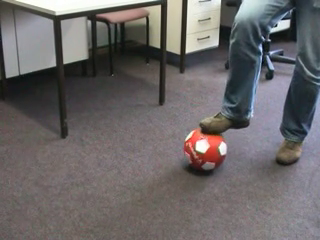
#> input picture frame 60 of Object_Tracking/Test-Videos/VOT-Ball.mp4, 320 x 240 px
$ python Q3.py   (older library calls are emulated)
#> lines starting #> are read from the running program, lines starting #| are printed output that depends on the picture; after the words box and inside, x2 and y2 are one past the last pixel; in counts of white or black regions, pixels touching at a corner belong together
#> further down, frame is the input picture: shape (240, 320, 3); mean B, G, R 103.7, 103.5, 107.4
import numpy as np
import cv2

cap = cv2.VideoCapture('Test-Videos/VOT-Ball.mp4')
thresh = 100


def compute_orientation_and_magnitude(frame):
    # Convert frame to grayscale
    gray = cv2.cvtColor(frame, cv2.COLOR_BGR2GRAY)

    # Calculate gradients along the x and y axis
    grad_x = cv2.Sobel(gray, cv2.CV_64F, 1, 0, ksize=3)
    grad_y = cv2.Sobel(gray, cv2.CV_64F, 0, 1, ksize=3)
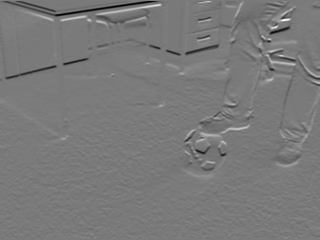
#> grad_y: shape (240, 320) float64; min -728, max 790, mean -2.4; drawn with min black and max white

    # Calculate gradient magnitude and orientation
    magnitude = np.sqrt(grad_x**2 + grad_y**2)
    orientation = np.arctan2(grad_y, grad_x) * (180 / np.pi) % 180  # Convert radians to degrees
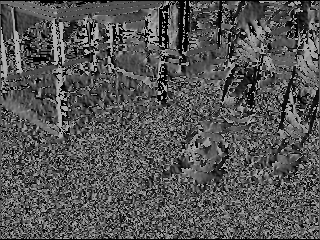
#> orientation: shape (240, 320) float64; min 0, max 179.9, mean 85.2

    return magnitude, orientation

def mask_orientation_by_magnitude(magnitude, orientation, threshold=thresh):
    # Mask where magnitude is below the threshold
#> called with threshold = 100
    mask = np.where(magnitude > threshold, 1, 0)
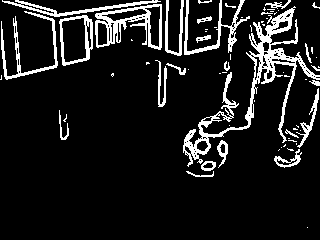
#> mask: shape (240, 320) int64; values 0 (black) and 1 (white), 11.1% white; 68 white regions (44 under 20 px), largest, box (x1, y1, x2, y2) and area: (183, 6, 320, 167) 3001, (95, 4, 162, 50) 1075, (184, 0, 250, 55) 688

    # Create an image to display the result
    display_img = np.zeros((*magnitude.shape, 3), dtype=np.uint8)

    # Apply the mask to the orientation
    # Map the orientation to a colormap for visualization
    orientation_colored = cv2.applyColorMap((orientation * (255/180)).astype(np.uint8), cv2.COLORMAP_HSV)
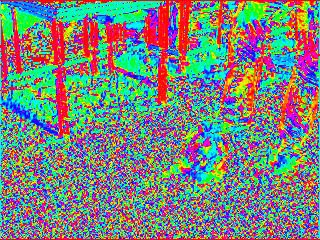
#> orientation_colored: shape (240, 320, 3); mean B, G, R 124.6, 132.7, 121.5

    # Use the mask to select which pixels to display
    display_img[mask == 1] = orientation_colored[mask == 1]

    # Mark masked pixels as red
    display_img[mask == 0] = [0, 0, 255]  # BGR format
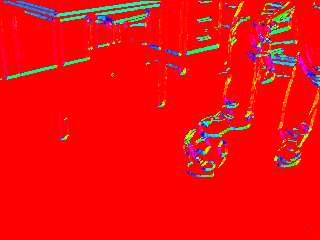
#> display_img: shape (240, 320, 3); mean B, G, R 12.1, 13, 242.2

    return display_img


while True:
    ret, frame = cap.read()
    if not ret:
        break

    magnitude, orientation = compute_orientation_and_magnitude(frame)
    orientation_display = mask_orientation_by_magnitude(magnitude, orientation)

    # Normalize magnitude for display
    magnitude_display = cv2.normalize(magnitude, None, 0, 255, cv2.NORM_MINMAX)
    magnitude_display = magnitude_display.astype(np.uint8)
    magnitude_colored = cv2.applyColorMap(magnitude_display, cv2.COLORMAP_JET)
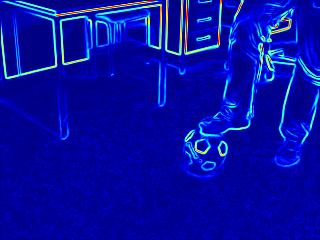
#> magnitude_colored: shape (240, 320, 3); mean B, G, R 163.3, 14.5, 4.6

    # Display the results
    cv2.imshow('Original Video', frame)
    cv2.imshow('Orientation Display', orientation_display)
    cv2.imshow('Gradient Magnitude', magnitude_colored)
    #cv2.imshow('Gradient Orientation', cv2.applyColorMap((orientation * (255/180)).astype(np.uint8), cv2.COLORMAP_HSV))
    cv2.imshow('Gradient Orientation', (orientation * (255/180)).astype(np.uint8))
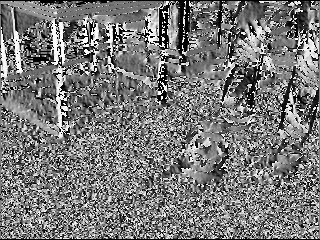
#> window 'Gradient Orientation': shape (240, 320); min 0, max 254, mean 120.2

    k = cv2.waitKey(60) & 0xff
#> (key Esc is pressed here)
    if k == 27:  # ESC key to exit
        break

cv2.destroyAllWindows()
cap.release()

$ run again, starting later in the video
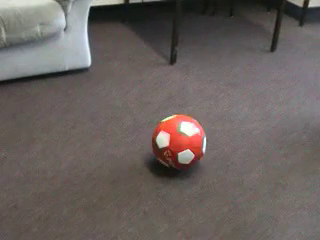
#> input picture frame 270 of Object_Tracking/Test-Videos/VOT-Ball.mp4, 320 x 240 px
#> frame is the input picture: shape (240, 320, 3); mean B, G, R 94.1, 97.2, 105.1
#> in mask_orientation_by_magnitude, `mask = np.where(magnitude > threshold, 1, 0)`:
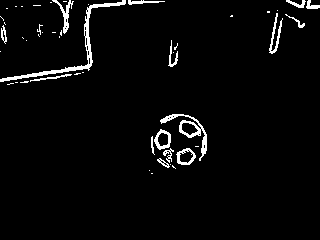
#> mask: shape (240, 320) int64; values 0 (black) and 1 (white), 3.3% white; 49 white regions (32 under 20 px), largest, box (x1, y1, x2, y2) and area: (0, 0, 126, 82) 703, (160, 114, 207, 161) 413, (52, 0, 74, 34) 184
#> `cv2.imshow('Gradient Orientation', (orientation * (255/180)).astype(np..`:
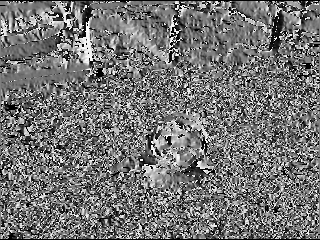
#> window 'Gradient Orientation': shape (240, 320); min 0, max 254, mean 115.5

$ run again, starting later in the video
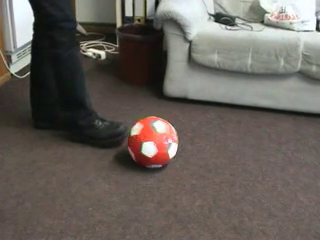
#> input picture frame 481 of Object_Tracking/Test-Videos/VOT-Ball.mp4, 320 x 240 px
#> frame is the input picture: shape (240, 320, 3); mean B, G, R 90.9, 96.9, 103.4
#> in mask_orientation_by_magnitude, `mask = np.where(magnitude > threshold, 1, 0)`:
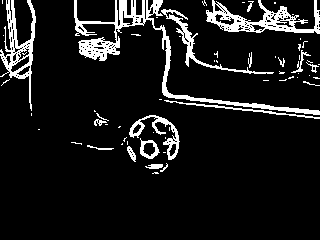
#> mask: shape (240, 320) int64; values 0 (black) and 1 (white), 9.9% white; 63 white regions (44 under 20 px), largest, box (x1, y1, x2, y2) and area: (74, 0, 320, 115) 2581, (206, 0, 320, 34) 1474, (0, 0, 36, 111) 1150
#> `cv2.imshow('Gradient Orientation', (orientation * (255/180)).astype(np..`:
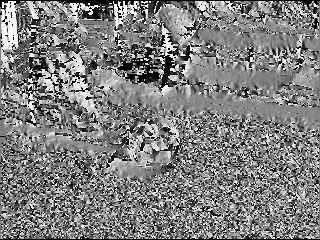
#> window 'Gradient Orientation': shape (240, 320); min 0, max 254, mean 126.7
